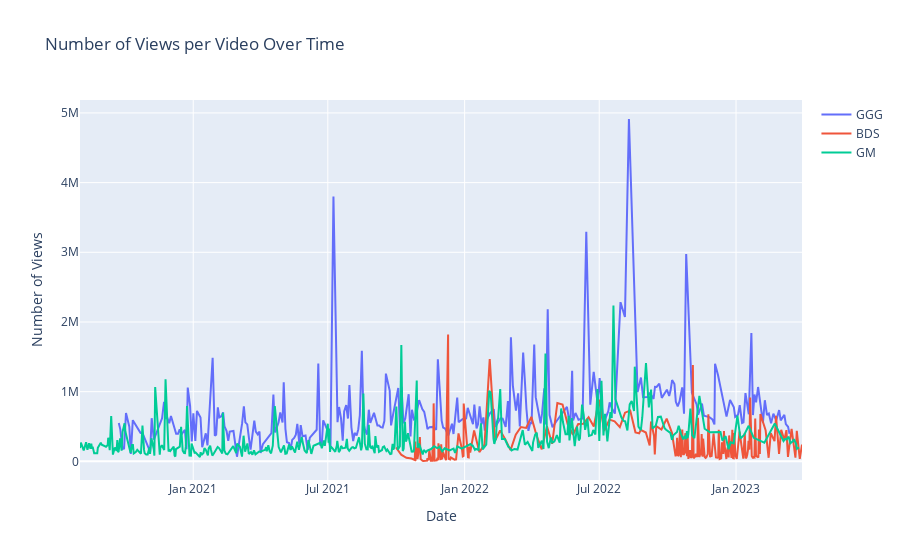

The cell this chart's notebook holds for it:
### Code cell
#make a plotly line graph of the number of views per video over time
fig = go.Figure()
fig.add_trace(go.Scatter(x=dfgood['date'], y=dfgood['views'], mode='lines', name='GGG'))
fig.add_trace(go.Scatter(x=dfbob['date'], y=dfbob['views'], mode='lines', name='BDS'))
fig.add_trace(go.Scatter(x=dfgm['date'], y=dfgm['views'], mode='lines', name='GM'))
fig.update_layout(title_text='Number of Views per Video Over Time')
fig.update_xaxes(title_text='Date')
fig.update_yaxes(title_text='Number of Views')
#save_figure(fig, 'golf.eda3.png')
fig.show()

### Figure 1 — Plotly figure (JSON) as saved in the notebook; plotly's stock layout.template omitted (floating-point values rounded to 4 significant figures; data arrays with more than 128 entries replaced by an {"elided": "..."} marker saying what was removed)
{"data": [{"mode": "lines", "name": "GGG", "type": "scatter", "x": {"elided": "326 str values"}, "y": {"elided": "326 int values"}}, {"mode": "lines", "name": "BDS", "type": "scatter", "x": {"elided": "214 str values"}, "y": {"elided": "214 int values"}}, {"mode": "lines", "name": "GM", "type": "scatter", "x": {"elided": "379 str values"}, "y": {"elided": "379 int values"}}], "layout": {"title": {"text": "Number of Views per Video Over Time"}, "xaxis": {"title": {"text": "Date"}}, "yaxis": {"title": {"text": "Number of Views"}}}}
